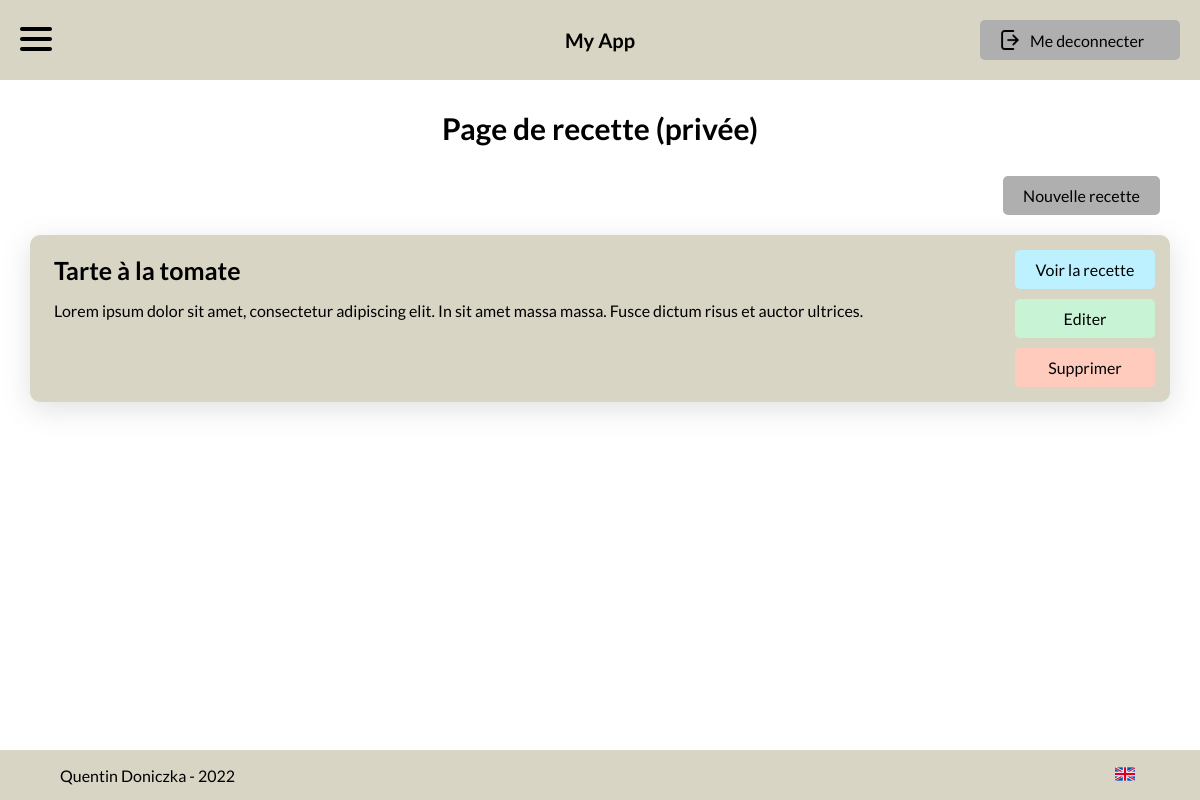
Page /my-receipts/index.php (signed in) on the committed database.
### tables this page shows
CREATE TABLE receipts (
        id INTEGER PRIMARY KEY AUTOINCREMENT,
        titre VARCHAR(255) NOT NULL,
        temps INT,
        ingredients TEXT,
        lang VARCHAR(3) DEFAULT "fr",
        id_owner INT,
        is_public INT DEFAULT 0,
        resume TEXT,
        description TEXT NOT NULL
    );

### assets/php/traductions.php (called while the page is built, shortened)
<?php
function traduction() {
    $traduction = [];
    $traduction["fr"] = [];
    $traduction["en"] = [];
    $traduction["fr"]["accueil"] = [];
    $traduction["fr"]["accueil"]["titre"] = "Bienvenue sur \"My App\"";
    $traduction["fr"]["accueil"]["titre2"] = "Voir la dernière recette :";
    $traduction["fr"]["accueil"]["info"] = "Voir la recette";
    $traduction["fr"]["accueil"]["info_all"] = "Voir toutes les recettes";
    $traduction["fr"]["lang"] = [];
    $traduction["fr"]["lang"]["change_fr"] = "Traduire le site en français";
    $traduction["fr"]["lang"]["change_en"] = "Traduire le site en anglais";
    $traduction["fr"]["gestion"] = [];
    $traduction["fr"]["gestion"]["btn_edit"] = "Editer";
    $traduction["fr"]["gestion"]["btn_delete"] = "Supprimer";
    $traduction["fr"]["recette"] = [];
    $traduction["fr"]["recette"]["titre_privee"] = "Page de recette (privée)";
    $traduction["fr"]["recette"]["titre_public"] = "Page de recette (public)";
    $traduction["fr"]["recette"]["creation"] = "Création";
    $traduction["fr"]["recette"]["modif"] = "Modification";
    $traduction["fr"]["recette"]["recette"] = "recette";
    $traduction["fr"]["recette"]["titre"] = "Titre de la recette";
    $traduction["fr"]["recette"]["temps"] = "Temps de préparation (min)";
    $traduction["fr"]["recette"]["description"] = "Courte description";
    $traduction["fr"]["recette"]["ingredient"] = "Ingrédients";
    $traduction["fr"]["recette"]["t_ingredient"] = "Ecrire votre ingrédient ...";
    $traduction["fr"]["recette"]["q_ingredient"] = "Quantité";
    $traduction["fr"]["recette"]["u_ingredient"] = "Unité";
    $traduction["fr"]["recette"]["n_ingredient"] = "Nom ingrédient";
    $traduction["fr"]["recette"]["add"] = "Ajouter";
    $traduction["fr"]["recette"]["etape"] = "Etapes";
    $traduction["fr"]["recette"]["e_etape"] = "Ecrire votre étape ...";
    $traduction["fr"]["recette"]["save"] = "Enregistrer";
    $traduction["fr"]["recette"]["cancel"] = "Annuler";
    $traduction["fr"]["recette"]["r_liste"] = "Retour à la liste";
    $traduction["fr"]["recette"]["indispo"] = "Recette indisponible";
    $traduction["fr"]["recette"]["time"] = "Temps de préparations :";
    $traduction["fr"]["recette"]["n_recette"] = "Nouvelle recette";
    $traduction["fr"]["recette"]["propose"] =  "Proposer ma recette";
    $traduction["fr"]["recette"]["voir"] = "Voir la recette";
    $traduction["fr"]["recette"]["edit"] = "Editer";
    $traduction["fr"]["recette"]["sup"] = "Supprimer";
    $traduction["fr"]["recette"]["none"] = "Il n'y a pas de recettes à afficher.";
    $traduction["fr"]["signin"] = [];
    $traduction["fr"]["signin"]["titre"] = "Connexion";
    $traduction["fr"]["signin"]["mail"] = "Email";
    $traduction["fr"]["signin"]["name"] = "Pseudo";
    $traduction["fr"]["signin"]["mdp"] = "Mot de passe";
    $traduction["fr"]["signin"]["c_mdp"] = "Confirmation de mot de passe";
    $traduction["fr"]["signin"]["connect"] = "Se connecter";
    $traduction["fr"]["signin"]["inscrire"] = "S'inscrire";
    $traduction["fr"]["signin"]["membre"] = "Déjà membre ?";
    $traduction["fr"]["signin"]["success"] = "Inscription réussie, veuillez vous connecter.";
    $traduction["fr"]["header"]["home"] = "Accueil";
    $traduction["fr"]["header"]["profil"] = "Profil";
    $traduction["fr"]["header"]["recette"] = "Recettes";
    $traduction["fr"]["header"]["m_recette"] = "Mes recettes";
    $traduction["fr"]["header"]["course"] = "Liste de courses";
    $traduction["fr"]["header"]["utilisateur"] = "Gestion des utilisateurs";
    $traduction["fr"]["header"]["deco"] = "Me deconnecter";
    $traduction["fr"]["error_signin"]["pseudo"] = "Ce pseudo est déjà pris";
    $traduction["fr"]["error_signin"]["mdp"] = "Mots de passes differents";
    $traduction["fr"]["error_signin"]["email"] = "Email invalide";
    $traduction["fr"]["error_signin"]["user_ok"] = "Utilisateur bien enregistré.";
    $traduction["fr"]["error_signin"]["fields"] = "Les champs ne sont pas bien remplis.";
    $traduction["fr"]["error_signin"]["connect_ok"] = "Connexion réussie.";
    $traduction["fr"]["error_signin"]["id"] = "Les identifiants sont incorrects.";
    $traduction["fr"]["msg_role"]["droit"] = "Vous ne pouvez pas modifier les rôles.";
    $traduction["fr"]["msg_role"]["self"] = "Vous ne pouvez pas modifier votre propre rôle.";
    $traduction["fr"]["msg_role"]["update"] = "Rôle mis à jour.";
    $traduction["fr"]["msg_role"]["error"] = "Une erreur est survenu, veuillez réessayer plus tard.";
    $traduction["fr"]["recette"]["my_fav"] = "Mes favoris";
    $traduction["fr"]["recette"]["fav"] = "Favori";
    $traduction["fr"]["recette"]["moderation"] = "Modération des recettes";
    $traduction["fr"]["recette"]["add_course"] = "Ajouter à ma liste de course";
    $traduction["fr"]["liste"]["titre"] = "Ma liste de courses";
    $traduction["fr"]["liste"]["nombre"] = "Nombre de recettes choisies :";
    $traduction["fr"]["liste"]["creat"] = "Générer ma liste";
    $traduction["fr"]["liste"]["vide"] = "Liste de course vide";
    $traduction["fr"]["manage"]["titre"] = "Gestion des utilisateurs";
    $traduction["fr"]["manage"]["membre"] = "Membre";
    $traduction["en"]["accueil"] = [];
    $traduction["en"]["accueil"]["titre"] = "Welcome to \"My App\"";
    $traduction["en"]["accueil"]["titre2"] = "See the last receipt :";
    $traduction["en"]["accueil"]["info"] = "See receipt";
    $traduction["en"]["accueil"]["info_all"] = "See every receipts";
    $traduction["en"]["lang"] = [];
    $traduction["en"]["lang"]["change_fr"] = "Traduire le site en français";
    $traduction["en"]["lang"]["change_en"] = "Traduire le site en anglais";
    $traduction["en"]["gestion"] = [];
    $traduction["en"]["gestion"]["btn_edit"] = "Editer";
    $traduction["en"]["gestion"]["btn_delete"] = "Supprimer";
    $traduction["en"]["signin"] = [];
    $traduction["en"]["signin"]["titre"] = "Connection";
    $traduction["en"]["signin"]["mail"] = "Email";
    $traduction["en"]["signin"]["name"] = "Pseudo";
    $traduction["en"]["signin"]["mdp"] = "Password";
    $traduction["en"]["signin"]["c_mdp"] = "Confirm password";
    $traduction["en"]["signin"]["connect"] = "Log in";
    $traduction["en"]["signin"]["inscrire"] = "Register";
    $traduction["en"]["signin"]["membre"] = "Already member ?";
    $traduction["en"]["signin"]["success"] = "Register done, please login.";
    $traduction["en"]["signin"]["success"] = "Register done, please login.";
    $traduction["en"]["header"]["home"] = "Homepage";
    $traduction["en"]["header"]["profil"] = "Profil";
    $traduction["en"]["header"]["recette"] = "Receipt";
    $traduction["en"]["header"]["m_recette"] = "My Receipt";
    $traduction["en"]["header"]["course"] = "Shopping list";
    $traduction["en"]["header"]["utilisateur"] = "User management";
    $traduction["en"]["header"]["deco"] = "Logout";
    $traduction["en"]["error_signin"]["pseudo"] = "This pseudo is already taken";
    $traduction["en"]["error_signin"]["mdp"] = "password is not matching";
    $traduction["en"]["error_signin"]["email"] = "Email invalid";
    $traduction["en"]["error_signin"]["user_ok"] = "User well saved";
    $traduction["en"]["error_signin"]["fields"] = "The fields are not filled in correctly.";
    $traduction["en"]["error_signin"]["connect_ok"] = "Successful connection.";
    $traduction["en"]["error_signin"]["id"] = "Identifiers are incorrect.";
    $traduction["en"]["msg_role"]["droit"] = "You cannot change roles.";
    $traduction["en"]["msg_role"]["self"] = "You cannot change your won role.";
    $traduction["en"]["msg_role"]["update"] = "Updated role";
    $traduction["en"]["msg_role"]["error"] = "An error has occurred, please try again later.";
    $traduction["en"]["recette"] = [];
    $traduction["en"]["recette"]["titre_privee"] = "Receipts page (private)";
    $traduction["en"]["recette"]["titre_public"] = "Receipts page (public)";
    $traduction["en"]["recette"]["creation"] = "Creation";
    $traduction["en"]["recette"]["modif"] = "Edit";
    $traduction["en"]["recette"]["recette"] = "receipt";
    $traduction["en"]["recette"]["titre"] = "Receipts title";
    $traduction["en"]["recette"]["temps"] = "Preparation time (mins)";
    $traduction["en"]["recette"]["description"] = "Short Description";
    $traduction["en"]["recette"]["ingredient"] = "Ingredients";
    $traduction["en"]["recette"]["t_ingredient"] = "Write your ingredient...";
    $traduction["en"]["recette"]["q_ingredient"] = "Quantity";
    $traduction["en"]["recette"]["u_ingredient"] = "Unit";
    $traduction["en"]["recette"]["n_ingredient"] = "Ingredient name";
    $traduction["en"]["recette"]["add"] = "Add";
    $traduction["en"]["recette"]["etape"] = "Steps";
    $traduction["en"]["recette"]["e_etape"] = "Write your step...";
    $traduction["en"]["recette"]["save"] = "Save";
    $traduction["en"]["recette"]["cancel"] = "Cancel";
    $traduction["en"]["recette"]["r_liste"] = "Back to list";
    $traduction["en"]["recette"]["indispo"] = "Recipe unavailable";
    $traduction["en"]["recette"]["time"] = "Preparation time:";
    $traduction["en"]["recette"]["n_recette"] = "New recipe";
    $traduction["en"]["recette"]["propose"] =  "Submit my recipe";
    $traduction["en"]["recette"]["voir"] = "See the recipe";
    $traduction["en"]["recette"]["edit"] = "Edit";
    $traduction["en"]["recette"]["sup"] = "Delete";
    $traduction["en"]["recette"]["none"] = "There are no recipes to display.";
    $traduction["en"]["recette"]["my_fav"] = "My favorites";
    $traduction["en"]["recette"]["fav"] = "Favorite";
    $traduction["en"]["recette"]["moderation"] = "Management receipt public";
    $traduction["en"]["recette"]["add_course"] = "Add to my wishlist";
    $traduction["en"]["liste"]["titre"] = "My shopping list";
    $traduction["en"]["liste"]["nombre"] = "Number of recipes chosen :";
    $traduction["en"]["liste"]["creat"] = "Generate my list";
    $traduction["en"]["liste"]["vide"] = "Shopping list is empty";
    $traduction["en"]["manage"]["titre"] = "User management";
    $traduction["en"]["manage"]["membre"] = "Member";
    return $traduction;
}

### my-receipts/index.php (the view, shortened to what this page needs)
<?php
include("../assets/php/header.php");
$pdo = new PDO('sqlite:../database.db');
$pdo->setAttribute(PDO::ATTR_DEFAULT_FETCH_MODE, PDO::FETCH_ASSOC);
$pdo->setAttribute(PDO::ATTR_ERRMODE, PDO::ERRMODE_EXCEPTION);
$lang = $_SESSION["lang"];
$traduction = traduction();
?>
<?php if(isset($_GET["id"]) && isset($_GET["edit"])) { ?>
<?php
    $req = $pdo->prepare('SELECT * FROM receipts WHERE id=:id AND lang = "fr" ');
    $req->bindValue('id', intval($_GET["id"]));
    $req->execute();
    $receipt = $req->fetch();
?>
<?php if( (!empty($_GET["id"]) && $receipt && is_owner($receipt["id_owner"])) || ($_GET["id"] == 0 )) { ?>
<h1 class="title-page" > <?php if($_GET["id"] == 0) {echo $traduction[$lang]["recette"]["creation"];} else {echo $traduction[$lang]["recette"]["modif"];} ?> <?php echo $traduction[$lang]["recette"]["recette"] ; ?>
</h1>
<form id="form_receipt" method="POST" action="/receipts/form_receipt.php" class="form form-recette">
    <input name="id" type="hidden" value="<?php echo $_GET["id"];?>">
    <input type="hidden" value="0" name="is_public">
    <div class="label-form">
        <label for=""> <?php echo $traduction[$lang]["recette"]["titre"]; ?></label>
        <input type="text" name="titre" value="<?php if($receipt){echo $receipt["titre"];} ?>">
    </div>
    <div class="label-form">
        <label for=""><?php echo $traduction[$lang]["recette"]["temps"]; ?></label>
        <input type="text" name="temps" value="<?php if($receipt){echo $receipt["temps"];} ?>">
    </div>
    <div class="label-form">
        <label for=""><?php echo $traduction[$lang]["recette"]["description"]; ?></label>
        <textarea rows="3" name="resume" type="text" ><?php if($receipt){echo $receipt["resume"];} ?></textarea>
    </div>
    <div class="label-form">
        <label for=""><?php echo $traduction[$lang]["recette"]["ingredient"]; ?></label>
        <div id="list-ingredients">
            <?php if($receipt["ingredients"]) {
                $ingredients = json_decode($receipt["ingredients"]);
                foreach($ingredients as $ingredient) { ?>
                    <label><input checked='checked' type='checkbox' name='ingredients[]' value='<?php echo $ingredient->name.':'.$ingredient->quantity.":".$ingredient->unit; ?>'/>
                            <span><?php echo $ingredient->quantity." ".$ingredient->unit.' : '.$ingredient->name; ?></span>
                            <span class="delete_ingredient" title="Delete">X</span>
                    </label>
                <?php }
            } ?>
        </div>
        <div class="autocomplete">
            <div class="ingredients-inputs">
                <input type="number" id="qte_ingred" placeholder="Quantité" >
                <select name="" id="unit_ingred">
                    <option value="" disabled><?php echo $traduction[$lang]["recette"]["u_ingredient"]; ?></option>
                    <option value="kilogrammes">kg</option>
                    <option value="litres">litres</option>
                    <option value="grammes">grammes</option>
                </select>
                <input type="text" id="name_ingred" placeholder="<?php echo $traduction[$lang]["recette"]["n_ingredient"]; ?>" >
            </div>
            <button id="add_ingredient" class="btn"><?php echo $traduction[$lang]["recette"]["add"]; ?></button>
        </div>
    </div>
    <div class="label-form">
        <label for=""><?php echo $traduction[$lang]["recette"]["etape"]; ?></label>
        <textarea rows="20" name="description" placeholder="<?php echo $traduction[$lang]["recette"]["e_etape"]; ?>" ><?php if($receipt){echo $receipt["description"];} ?></textarea>
    </div>
    <div class="btns">
        <button class="btn valid"><?php echo $traduction[$lang]["recette"]["save"]; ?></button>
        <button type="reset" class="btn cancel"><?php echo $traduction[$lang]["recette"]["cancel"]; ?></button>
        <a class="btn retour-list" href="?"><?php echo $traduction[$lang]["recette"]["r_liste"]; ?></a>
    </div>
</form>
<div id="errors"></div>
<?php } else { ?>
<div class="no-result">
    <?php echo $traduction[$lang]["recette"]["indispo"]; ?>
</div>
<?php  }
} else { ?>
<h1 class="title-page"><?php echo $traduction[$lang]["recette"]["titre_privee"]; ?></h1>
<?php
    $req = $pdo->prepare('SELECT * FROM receipts WHERE is_public=0 AND id_owner=:id AND lang = "fr" ');
    $req->bindValue('id', intval($_SESSION["user"]["id"]));
    $req->execute();
    $receipts = $req->fetchAll();
?>
<div class="list">
    <div class='btns'>
        <a href="?id=0&edit=1" class="btn"><?php echo $traduction[$lang]["recette"]["n_recette"]; ?></a>
    </div>
    <?php
    if ($receipts) {
        foreach($receipts as $receipt) { ?>
            <div class='item item-<?php echo $receipt["id"]; ?>'>
                <div class="txt">
                    <h2><?php echo $receipt["titre"]; ?></h2>
                    <p><?php echo $receipt["resume"]; ?></p>
                </div>
                <div class="actions">
                    <a class="btn info" href="?id=<?php echo $receipt["id"]; ?>"><?php echo $traduction[$lang]["recette"]["voir"]; ?></a>
                    <a class="btn edit" href="?id=<?php echo $receipt["id"]; ?>&edit=1"><?php echo $traduction[$lang]["recette"]["edit"]; ?></a>
                    <a href="?" class="btn delete js-delete-receipt" data-id="<?php echo $receipt["id"]; ?>"><?php echo $traduction[$lang]["recette"]["sup"]; ?></a>
                </div>
            </div>
    <?php }
    }
   else {?>
    <p class="no-result">
        <?php echo $traduction[$lang]["recette"]["none"]; ?>
    </p>
<?php }
 }?>
</div>
<?php
include("../assets/php/footer.php");
?>

### rows in the picture
receipts: titre "Tarte à la tomate", resume "Lorem ipsum dolor sit amet, consectetur adipiscing elit. In sit amet massa massa. Fusce dictum risus et auctor ultrices."

### other values in the picture
$traduction[$lang]["header"]["deco"] "Me deconnecter"
$traduction[$lang]["recette"]["titre_privee"] "Page de recette (privée)"
$traduction[$lang]["recette"]["n_recette"] "Nouvelle recette"
